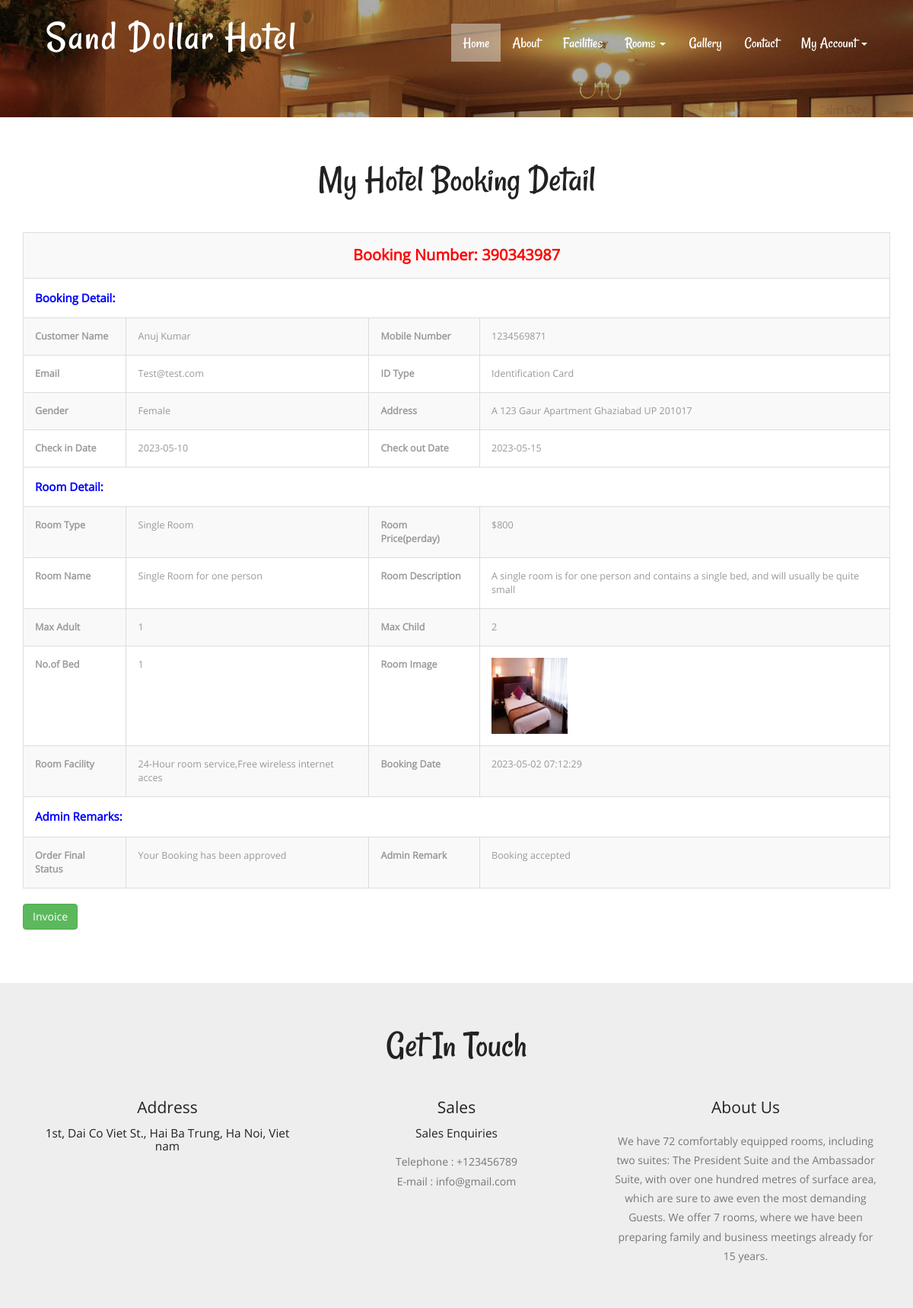
/view-application-detail.php?viewid=1 (signed in), run on an earlier commit of the app's database.
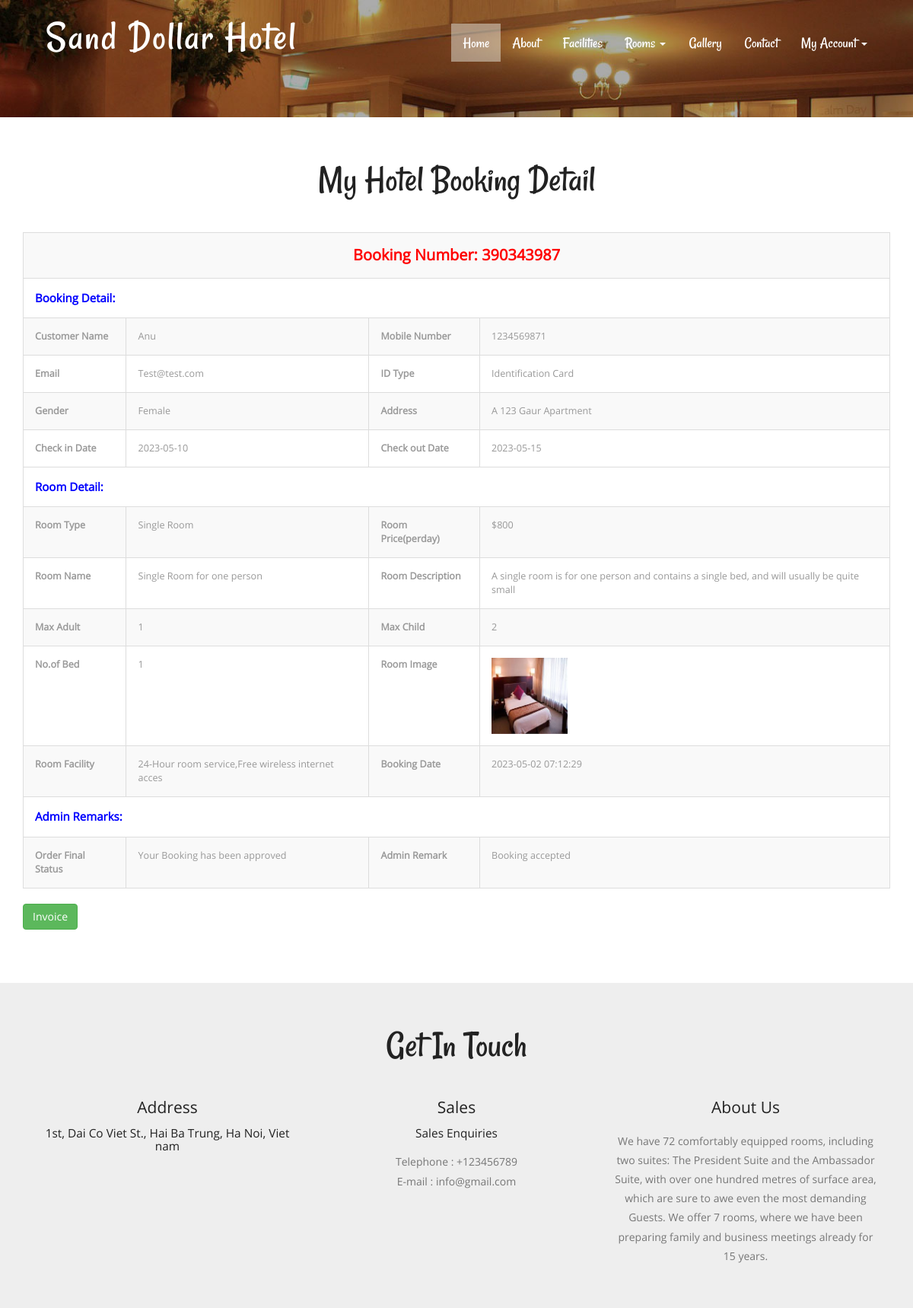
And on a later commit of the database.
### tables this page shows
CREATE TABLE `tblbooking` (
  `ID` int(10) NOT NULL,
  `RoomId` int(5) DEFAULT NULL,
  `BookingNumber` varchar(120) DEFAULT NULL,
  `UserID` int(5) NOT NULL,
  `IDType` varchar(120) DEFAULT NULL,
  `Gender` varchar(50) DEFAULT NULL,
  `Address` mediumtext DEFAULT NULL,
  `CheckinDate` varchar(200) DEFAULT NULL,
  `CheckoutDate` varchar(200) DEFAULT NULL,
  `BookingDate` timestamp NULL DEFAULT current_timestamp(),
  `Remark` varchar(50) DEFAULT NULL,
  `Status` varchar(50) DEFAULT NULL,
  `UpdationDate` timestamp NULL DEFAULT NULL ON UPDATE current_timestamp()
);

CREATE TABLE `tbluser` (
  `ID` int(10) NOT NULL,
  `FullName` varchar(200) DEFAULT NULL,
  `MobileNumber` bigint(10) DEFAULT NULL,
  `Email` varchar(120) DEFAULT NULL,
  `Password` varchar(120) DEFAULT NULL,
  `RegDate` timestamp NULL DEFAULT current_timestamp()
);

CREATE TABLE `tblcategory` (
  `ID` int(10) NOT NULL,
  `CategoryName` varchar(120) DEFAULT NULL,
  `Description` mediumtext DEFAULT NULL,
  `Price` int(5) NOT NULL,
  `Date` timestamp NULL DEFAULT current_timestamp()
);

CREATE TABLE `tblroom` (
  `ID` int(10) NOT NULL,
  `RoomType` int(10) DEFAULT NULL,
  `RoomName` varchar(200) DEFAULT NULL,
  `MaxAdult` int(5) DEFAULT NULL,
  `MaxChild` int(5) DEFAULT NULL,
  `RoomDesc` mediumtext DEFAULT NULL,
  `NoofBed` int(5) DEFAULT NULL,
  `Image` varchar(200) DEFAULT NULL,
  `RoomFacility` varchar(200) DEFAULT NULL,
  `CreationDate` timestamp NULL DEFAULT current_timestamp()
);

### src/view-application-detail.php (the view, shortened to what the changed rows need)
<?php
include('includes/dbconnection.php');
if (strlen($_SESSION['hbmsuid'] == 0)) {
  header('location:logout.php');
} else {
?>
  <!DOCTYPE HTML>
  <html>
  <head>
    <link href="css/bootstrap.css" rel="stylesheet" type="text/css" media="all">
    <link href="css/style.css" rel="stylesheet" type="text/css" media="all" />
  </head>
  <body>
    <div class="header head-top">
      <div class="container">
        <?php include_once('includes/header.php'); ?>
      </div>
    </div>
    <div class="typography">
      <div class="container">
        <div class="typography-info">
          <h2 class="type">My Hotel Booking Detail</h2>
        </div>
        <div class="bs-docs-example">
          <?php
          $vid = $_GET['viewid'];
          $sql = "SELECT tblbooking.BookingNumber,tbluser.FullName,tbluser.MobileNumber,tbluser.Email,tblbooking.ID as tid,tblbooking.IDType,tblbooking.Gender,tblbooking.Address,tblbooking.CheckinDate,tblbooking.CheckoutDate,tblbooking.BookingDate,tblbooking.Remark,tblbooking.Status,tblbooking.UpdationDate,tblcategory.CategoryName,tblcategory.Description,tblcategory.Price,tblroom.RoomName,tblroom.MaxAdult,tblroom.MaxChild,tblroom.RoomDesc,tblroom.NoofBed,tblroom.Image,tblroom.RoomFacility
from tblbooking
join tblroom on tblbooking.RoomId=tblroom.ID
join tblcategory on tblcategory.ID=tblroom.RoomType
join tbluser on tblbooking.UserID=tbluser.ID
where tblbooking.ID=:vid";
          $query = $dbh->prepare($sql);
          $query->bindParam(':vid', $vid, PDO::PARAM_STR);
          $query->execute();
          $results = $query->fetchAll(PDO::FETCH_OBJ);
          if ($query->rowCount() > 0) {
            foreach ($results as $row) {               ?>
              <table border="1" class="table table-bordered table-striped table-vcenter js-dataTable-full-pagination">
                <tr>
                  <th colspan="4" style="color: red;font-weight: bold;text-align: center;font-size: 20px"> Booking Number: <?php echo $row->BookingNumber; ?></th>
                </tr>
                <tr>
                  <th colspan="4" style="color: blue;font-weight: bold;font-size: 15px"> Booking Detail:</th>
                </tr>
                <tr>
                  <th>Customer Name</th>
                  <td><?php echo $row->FullName; ?></td>
                  <th>Mobile Number</th>
                  <td><?php echo $row->MobileNumber; ?></td>
                </tr>
                <tr>
                  <th>Email</th>
                  <td><?php echo $row->Email; ?></td>
                  <th>ID Type</th>
                  <td><?php echo $row->IDType; ?></td>
                </tr>
                <tr>
                  <th>Gender</th>
                  <td><?php echo $row->Gender; ?></td>
                  <th>Address</th>
                  <td><?php echo $row->Address; ?></td>
                </tr>
                <tr>
                  <th>Check in Date</th>
                  <td><?php echo $row->CheckinDate; ?></td>
                  <th>Check out Date</th>
                  <td><?php echo $row->CheckoutDate; ?></td>
                </tr>
                <tr>
                <tr>
                  <th colspan="4" style="color: blue;font-weight: bold;font-size: 15px"> Room Detail:</th>
                </tr>
                <th>Room Type</th>
                <td><?php echo $row->CategoryName; ?></td>
                <th>Room Price(perday)</th>
                <td>$<?php echo $row->Price; ?></td>
                </tr>
                <tr>
                  <th>Room Name</th>
                  <td><?php echo $row->RoomName; ?></td>
                  <th>Room Description</th>
                  <td><?php echo $row->RoomDesc; ?></td>
                </tr>
                <tr>
                  <th>Max Adult</th>
                  <td><?php echo $row->MaxAdult; ?></td>
                  <th>Max Child</th>
                  <td><?php echo $row->MaxChild; ?></td>
                </tr>
                <tr>
                  <th>No.of Bed</th>
                  <td><?php echo $row->NoofBed; ?></td>
                  <th>Room Image</th>
                  <td><img src="admin/images/<?php echo $row->Image; ?>" width="100" height="100" value="<?php echo $row->Image; ?>"></td>
                </tr>
                <tr>
                  <th>Room Facility</th>
                  <td><?php echo $row->RoomFacility; ?></td>
                  <th>Booking Date</th>
                  <td><?php echo $row->BookingDate; ?></td>
                </tr>
                <tr>
                  <th colspan="4" style="color: blue;font-weight: bold;font-size: 15px"> Admin Remarks:</th>
                </tr>
                <tr>
                  <th>Order Final Status</th>
                  <td> <?php $status = $row->Status;
                        if ($row->Status == "Approved") {
                          echo "Your Booking has been approved";
                        }
                        if ($row->Status == "") {
                          echo "Not Response Yet";
                        }; ?></td>
                  <th>Admin Remark</th>
                  <?php if ($row->Status == "") { ?>
                    <td><?php echo "Not Updated Yet"; ?></td>
                  <?php } else { ?> <td><?php echo htmlentities($row->Remark); ?>
                    </td>
                  <?php } ?>
                </tr>
            <?php $cnt = $cnt + 1;
            }
          } ?>
              </table>
        </div>
      </div>
    </div>
  </body>
  </html><?php }  ?>

What changed in the data, as far as the page shows it:
changed tblbooking "Identification Card": UserID.FullName "Anuj Kumar" → "Anu"; Address "A 123 Gaur Apartment Ghaziabad UP 201017" → "A 123 Gaur Apartment"
